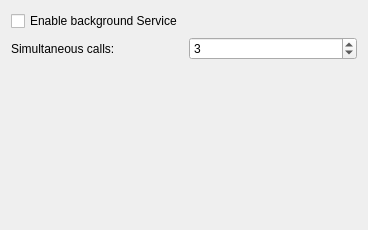
<?xml version="1.0" encoding="UTF-8"?>
<ui version="4.0">
 <class>ConfigService</class>
 <widget class="QWidget" name="ConfigService">
  <property name="geometry">
   <rect>
    <x>0</x>
    <y>0</y>
    <width>368</width>
    <height>230</height>
   </rect>
  </property>
  <property name="windowTitle">
   <string>Form</string>
  </property>
  <layout class="QFormLayout" name="formLayout">
   <item row="0" column="0">
    <widget class="QCheckBox" name="enableService">
     <property name="toolTip">
      <string>If enabled the metadata extractor is called on newly indexed files.</string>
     </property>
     <property name="text">
      <string>Enable background Service</string>
     </property>
    </widget>
   </item>
   <item row="1" column="0">
    <widget class="QLabel" name="label">
     <property name="text">
      <string>Simultaneous calls:</string>
     </property>
     <property name="buddy">
      <cstring>kintspinbox</cstring>
     </property>
    </widget>
   </item>
   <item row="1" column="1">
    <widget class="KIntSpinBox" name="kintspinbox">
     <property name="toolTip">
      <string>Number of simultaneous extractor calls. Default is 3.</string>
     </property>
     <property name="minimum">
      <number>1</number>
     </property>
     <property name="maximum">
      <number>20</number>
     </property>
     <property name="value">
      <number>3</number>
     </property>
    </widget>
   </item>
  </layout>
 </widget>
 <customwidgets>
  <customwidget>
   <class>KIntSpinBox</class>
   <extends>QSpinBox</extends>
   <header>knuminput.h</header>
  </customwidget>
 </customwidgets>
 <resources/>
 <connections/>
</ui>
